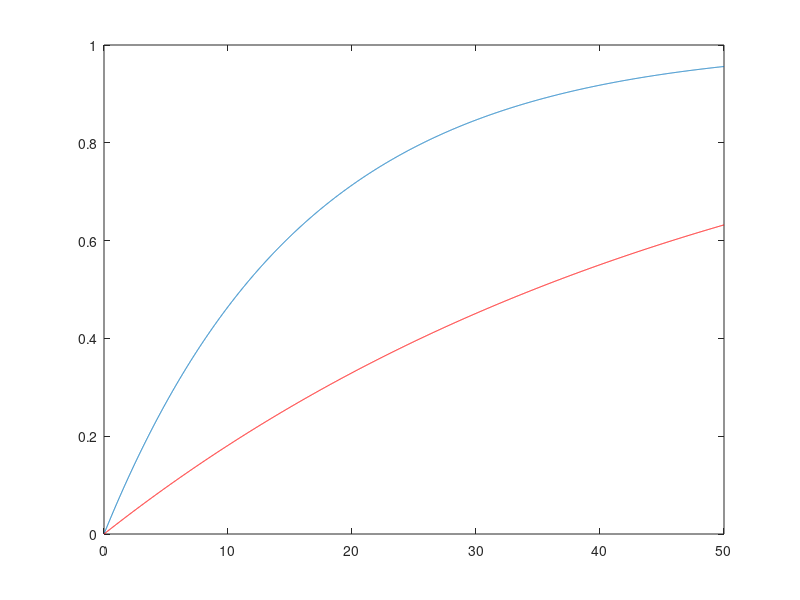

Source code (MATLAB):
a1 = 1;
tauF = .4157;
tauR = 16;

td = linspace(0,50,5000);
y = 1 - a1*exp(-td/tauR); 

plot(td,y)
hold on
a1 = 1;
tauF = .3;
tauR = 50;
y2 = 1 - a1*exp(-td/tauR); 
plot(td,y2,'r')

